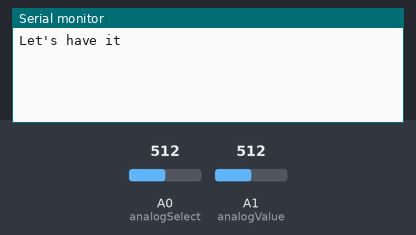
Bench run of a sketch on a simulated Arduino Uno, built with avr-gcc and run on an emulated ATmega328P. Parts: the last lines printed to the serial monitor. Inputs (shaded band) come from the test bench; at power-on: A0 (analogSelect) = 512, A1 (analogValue) = 512.

Above: at 1.2 s.
1.3 s: A0 (analogSelect) set to 736
2.8 s: A0 (analogSelect) set to 765
At 3.3 s:
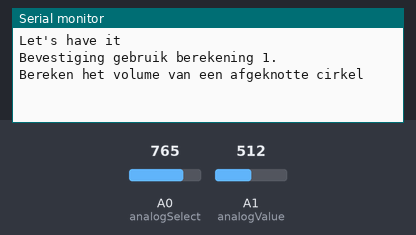
At 6.0 s:
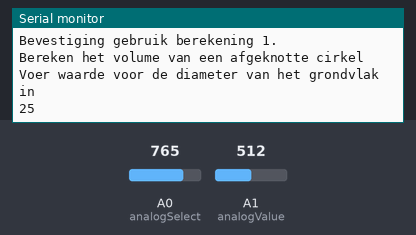

Measured:
- the behaviour switches between 750 and 751 on A0 (analogSelect) (found by bisection; images 0 and 1)
- after the input at 2.8 s, the serial monitor: prints a new line at once (image 1)

The sketch:

opdracht_1.ino
```cpp
// Berekening 1: Afgeknotte kegel
// Dit bestand in de ardunio werkt vrijwel compleet!!!!

int diametergrond1; //Onderkant van de kegel

int diameterboven1; //Bovenzijde kegel

int hoogte1; //Hoogte van afgeknotte kegel

float hoogte2(float radius2, int hoogte1, float radius1){
  float h = (radius2*hoogte1)/(radius1-radius2);
  return h;
}
float Berekening1(float radius1, float radius2, int hoogte1, float hoogte2){
  float AntwoordTussen1;
  float AntwoordTussen2;
  float AntwoordEind1;
  AntwoordTussen1 = (1.0/3.0)*M_PI*(radius1*radius1)*(hoogte1+hoogte2);
  AntwoordTussen2 = (1.0/3.0)*M_PI*(radius2*radius2)*(hoogte2);
  AntwoordEind1 = AntwoordTussen1 - AntwoordTussen2;
  return AntwoordEind1;
}

float Antwoord1;

//Test berekening hieronder:

int analogSelect = A0;
int analogValue = A1;
int selector;

void setup() {
  Serial.begin(9600);
  Serial.println("Let's have it");
}

void loop() {
  selector = analogRead(analogSelect);
  if(selector>750){
    Serial.println("Bevestiging gebruik berekening 1.");
    Serial.println("Bereken het volume van een afgeknotte cirkel");
    delay(2000);
    Serial.println("Voer waarde voor de diameter van het grondvlak in");

    do {
      diametergrond1 = analogRead(analogValue)/20.46;
      Serial.println(diametergrond1);
      selector = analogRead(analogSelect);
      delay(2000);
      }
    while (selector < 750);

    Serial.print("Uw gekozen waarde is:");Serial.println(diametergrond1);
    delay(2000);
    Serial.println("Voer waarde voor de diameter van het bovenvlak in");

    do {
      diameterboven1 = analogRead(analogValue)/40.92;
      Serial.println(diameterboven1);
      selector = analogRead(analogSelect);
      delay(2000);
      }
    while (selector < 750);

    Serial.print("Uw gekozen waarde is:");Serial.println(diameterboven1);
    delay(2000);
    Serial.println("Voer waarde voor de hoogte van de afgeknotte kegel in");

    do {
      hoogte1 = analogRead(analogValue)/10.23;
      Serial.println(hoogte1);
      selector = analogRead(analogSelect);
      delay(2000);
      }
    while (selector < 750);

    Serial.print("Uw gekozen waarde is:");Serial.println(hoogte1);
    delay(2000);
    float radius1 = diametergrond1/2.0;
	float radius2= diameterboven1/2.0;
    Antwoord1 = Berekening1(radius1,radius2,hoogte1,hoogte2(radius2, hoogte1, radius1));
    Serial.print("Het volume van uw gekozen kegel is:"); Serial.print(Antwoord1);Serial.println("cm3");
    delay(2000);
    }
}
```
